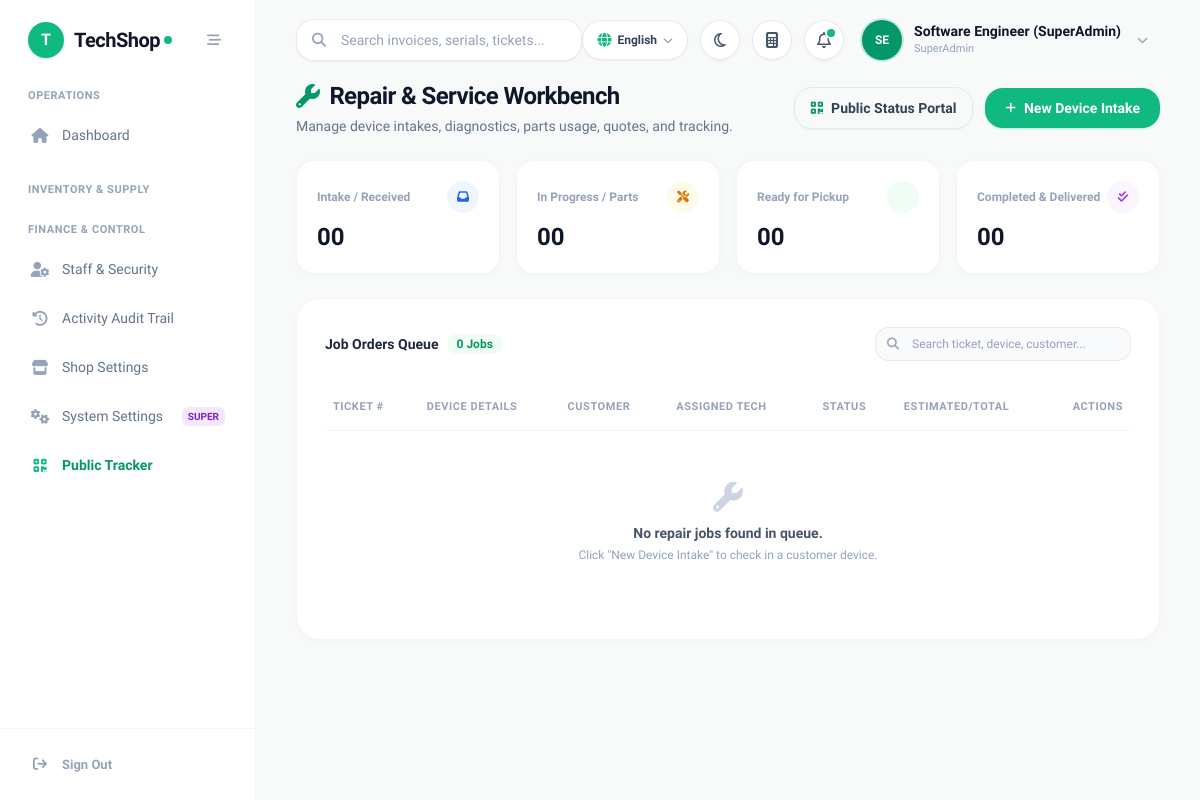
/pages/repairs.php (signed in), run on the app's committed database.
### tables this page shows
CREATE TABLE `settings` (
  `setting_key` varchar(50) NOT NULL,
  `setting_value` text,
  `created_at` timestamp NULL DEFAULT CURRENT_TIMESTAMP,
  `updated_at` timestamp NULL DEFAULT CURRENT_TIMESTAMP ON UPDATE CURRENT_TIMESTAMP
);

### pages/repairs.php (the view, shortened to what the rows shown need)
<?php
require_once '../includes/db.php';
require_once '../includes/header.php';
?>
<div class="space-y-6 max-w-7xl mx-auto">
    <div class="flex flex-col sm:flex-row sm:items-center justify-between gap-4">
        <div>
            <h1 class="text-2xl font-bold text-slate-900 tracking-tight flex items-center gap-2.5">
                <i class="fa-solid fa-wrench text-emerald-600"></i>
                <span>Repair & Service Workbench</span>
            </h1>
        </div>
    </div>
    <div class="bg-white rounded-3xl shadow-card border border-slate-100/90 p-6 sm:p-7 overflow-hidden">
        <div class="overflow-x-auto -mx-6 sm:-mx-7 px-6 sm:px-7">
            <table class="w-full text-left border-collapse" id="repairsTable">
                <thead>
                    <tr class="border-b border-slate-100 text-[11px] font-bold text-slate-400 uppercase tracking-wider">
                        <th class="py-3.5 pr-4 pl-2">Ticket #</th>
                        <th class="py-3.5 px-4">Device Details</th>
                        <th class="py-3.5 px-4">Customer</th>
                        <th class="py-3.5 px-4">Assigned Tech</th>
                        <th class="py-3.5 px-4 text-center">Status</th>
                        <th class="py-3.5 px-4">Estimated/Total</th>
                        <th class="py-3.5 pl-4 pr-2 text-right">Actions</th>
                    </tr>
                </thead>
            </table>
        </div>
    </div>
</div>
<?php require_once '../includes/footer.php'; ?>

### includes/header.php (shortened to what the rows shown need)
<?php
require_once __DIR__ . '/lang.php';
$user = $_SESSION['user'];
$role = $user['role'] ?? 'Cashier';
        ?>
        <?php
function isActive($page) {
    $current = basename($_SERVER['PHP_SELF']);
    return 'text-slate-500 hover:text-slate-900 hover:bg-slate-50/80 font-medium';
}
function getIconColor($page) {
    $current = basename($_SERVER['PHP_SELF']);
    return 'text-slate-400 group-hover:text-slate-600';
}
$sys_name = 'TechShop';
$sys_logo = '';
if (isset($pdo) && $pdo) {
    try {
        $stmt_h = $pdo->query("SELECT setting_key, setting_value FROM settings WHERE setting_key IN ('system_name', 'shop_logo', 'currency_symbol', 'shop_currency', 'supported_currencies_json')");
        while ($row = $stmt_h->fetch()) {
            if ($row['setting_key'] === 'system_name' && !empty($row['setting_value'])) $sys_name = $row['setting_value'];
        }
    } catch (\Exception $e) {}
}
?>
<!DOCTYPE html>
<html lang="en" class="h-full">
<head>
    <script src="https://cdn.tailwindcss.com"></script>
    <link rel="stylesheet" href="https://cdnjs.cloudflare.com/ajax/libs/font-awesome/6.5.1/css/all.min.css">
</head>
<body class="bg-[#F7FAF8] text-slate-800 font-sans flex h-screen overflow-hidden antialiased">
    <aside id="mainSidebar" class="w-64 bg-white border-r border-slate-100/90 flex flex-col fixed md:static inset-y-0 left-0 z-50 transform -translate-x-full md:translate-x-0 transition-transform duration-200 ease-in-out">
        <div class="h-20 flex items-center justify-between px-7">
            <a href="dashboard.php" class="flex items-center gap-2.5 group">
                <?php if ($sys_logo): ?>
                    <img src="../uploads/logo/<?php echo htmlspecialchars($sys_logo); ?>" alt="Logo" class="h-9 w-9 object-contain rounded-xl">
                <?php else: ?>
                    <div class="w-9 h-9 rounded-2xl bg-emerald-500 text-white flex items-center justify-center font-black text-base shadow-sm shadow-emerald-500/20">
                        <?php echo strtoupper(substr($sys_name, 0, 1)); ?>
                    </div>
                <?php endif; ?>
                <div class="flex items-center tracking-tight">
                    <span class="text-xl font-bold text-slate-900 tracking-tight"><?php echo htmlspecialchars($sys_name); ?></span>
                    <span class="w-2 h-2 rounded-full bg-emerald-500 ml-1 inline-block"></span>
                </div>
            </a>
        </div>
        <nav class="flex-1 overflow-y-auto px-4 py-2 space-y-6">
            <div>
                <p class="text-[11px] font-bold uppercase tracking-wider text-slate-400 px-3 mb-2"><?php echo __('nav_operations'); ?></p>
                <div class="space-y-1">
                    <a href="dashboard.php" class="sidebar-item flex items-center px-3.5 py-3 rounded-2xl group <?php echo isActive('dashboard.php'); ?>">
                        <i class="fa-solid fa-house w-5 text-center text-[15px] <?php echo getIconColor('dashboard.php'); ?>"></i>
                        <span class="ml-3 text-[14px]"><?php echo __('nav_dashboard'); ?></span>
                    </a>
                </div>
            </div>
            <div>
                <p class="text-[11px] font-bold uppercase tracking-wider text-slate-400 px-3 mb-2"><?php echo __('nav_inventory_supply'); ?></p>
            </div>
            <div>
                <p class="text-[11px] font-bold uppercase tracking-wider text-slate-400 px-3 mb-2"><?php echo __('nav_finance_control'); ?></p>
                <div class="space-y-1">
                    <?php if (in_array($role, ['Admin', 'Manager', 'SuperAdmin'])): ?>
                    <a href="users.php" class="sidebar-item flex items-center px-3.5 py-3 rounded-2xl group <?php echo isActive('users.php'); ?>">
                        <i class="fa-solid fa-user-gear w-5 text-center text-[15px] <?php echo getIconColor('users.php'); ?>"></i>
                        <span class="ml-3 text-[14px]"><?php echo __('nav_staff'); ?></span>
                    </a>
                    <a href="audit_log.php" class="sidebar-item flex items-center px-3.5 py-3 rounded-2xl group <?php echo isActive('audit_log.php'); ?>">
                        <i class="fa-solid fa-clock-rotate-left w-5 text-center text-[15px] <?php echo getIconColor('audit_log.php'); ?>"></i>
                        <span class="ml-3 text-[14px]"><?php echo __('nav_audit'); ?></span>
                    </a>
                    <?php endif; ?>
                    <?php if (in_array($role, ['Admin', 'SuperAdmin'])): ?>
                    <a href="shop_settings.php" class="sidebar-item flex items-center px-3.5 py-3 rounded-2xl group <?php echo isActive('shop_settings.php'); ?>">
                        <i class="fa-solid fa-store w-5 text-center text-[15px] <?php echo getIconColor('shop_settings.php'); ?>"></i>
                        <span class="ml-3 text-[14px]"><?php echo __('nav_shop_settings'); ?></span>
                    </a>
                    <?php endif; ?>
                    <?php if ($role === 'SuperAdmin'): ?>
                    <a href="settings.php" class="sidebar-item flex items-center justify-between px-3.5 py-3 rounded-2xl group <?php echo isActive('settings.php'); ?>">
                        <div class="flex items-center">
                            <i class="fa-solid fa-gears w-5 text-center text-[15px] <?php echo getIconColor('settings.php'); ?>"></i>
                            <span class="ml-3 text-[14px]"><?php echo __('nav_system_settings'); ?></span>
                        </div>
                        <span class="px-1.5 py-0.5 rounded-md bg-purple-100 text-purple-700 text-[10px] font-extrabold uppercase">Super</span>
                    </a>
                    <?php endif; ?>
                    <a href="track.php" target="_blank" class="sidebar-item flex items-center px-3.5 py-3 rounded-2xl group text-emerald-600 hover:bg-emerald-50/80 font-bold">
                    </a>
                </div>
            </div>
        </nav>
        <div class="p-4 border-t border-slate-100">
            <a href="../logout.php" class="flex items-center px-3.5 py-2.5 text-slate-400 hover:text-red-500 hover:bg-red-50/60 rounded-2xl transition-all">
                <i class="fa-solid fa-arrow-right-from-bracket w-5 text-center text-[14px]"></i>
                <span class="ml-3 text-[13px] font-semibold"><?php echo __('nav_sign_out'); ?></span>
            </a>
        </div>
    </aside>
    <main class="flex-1 flex flex-col h-screen overflow-hidden bg-[#F7FAF8]">
        <header class="h-20 bg-transparent flex items-center justify-between px-6 lg:px-10 z-20 shrink-0">
            <div class="flex items-center gap-4 flex-1">
                <div class="relative w-full max-w-sm hidden sm:block">
                    <input
                        type="text"
                        id="globalSearchInput"
                        placeholder="<?php echo __('hdr_search_placeholder', 'Search anything (F2)...'); ?>"
                        class="w-full pl-11 pr-4 py-2.5 bg-white border border-slate-200/80 rounded-2xl text-sm font-medium text-slate-800 placeholder-slate-400 focus:outline-none focus:ring-2 focus:ring-emerald-500/20 focus:border-emerald-500 shadow-sm transition-all"
                        onkeyup="handleGlobalSearch(event)"
                    >
                </div>
            </div>
        </header>
        <div class="flex-1 overflow-y-auto px-6 lg:px-10 pb-10">

### data on the page
settings: setting_value "T", setting_value "TechShop"
settings: setting_value "OPERATIONS", setting_value "Dashboard", setting_value "INVENTORY & SUPPLY", setting_value "FINANCE & CONTROL", setting_value "Staff & Security", setting_value "Activity Audit Trail", setting_value "Shop Settings", setting_value "System Settings", setting_value "Sign Out"

### other printed values
$initials "SE"
$user_name "Software Engineer (SuperAdmin)"
$user_role "SuperAdmin"
$stats['received'] "00"
$stats['in_progress'] "00"
$stats['ready'] "00"
$stats['completed'] "00"
count($repairs) "0"
